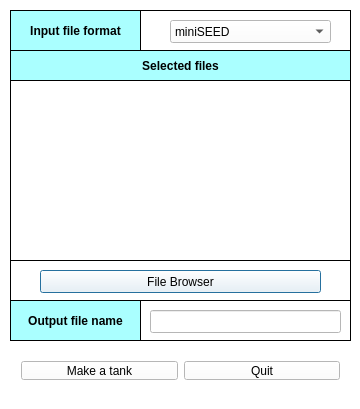
<?xml version="1.0" encoding="UTF-8"?>
<ui version="4.0">
 <class>MakeTnk</class>
 <widget class="QDialog" name="MakeTnk">
  <property name="geometry">
   <rect>
    <x>0</x>
    <y>0</y>
    <width>360</width>
    <height>409</height>
   </rect>
  </property>
  <property name="palette">
   <palette>
    <active>
     <colorrole role="WindowText">
      <brush brushstyle="SolidPattern">
       <color alpha="255">
        <red>0</red>
        <green>0</green>
        <blue>0</blue>
       </color>
      </brush>
     </colorrole>
     <colorrole role="Button">
      <brush brushstyle="SolidPattern">
       <color alpha="255">
        <red>255</red>
        <green>255</green>
        <blue>255</blue>
       </color>
      </brush>
     </colorrole>
     <colorrole role="Light">
      <brush brushstyle="SolidPattern">
       <color alpha="255">
        <red>255</red>
        <green>255</green>
        <blue>255</blue>
       </color>
      </brush>
     </colorrole>
     <colorrole role="Midlight">
      <brush brushstyle="SolidPattern">
       <color alpha="255">
        <red>255</red>
        <green>255</green>
        <blue>255</blue>
       </color>
      </brush>
     </colorrole>
     <colorrole role="Dark">
      <brush brushstyle="SolidPattern">
       <color alpha="255">
        <red>127</red>
        <green>127</green>
        <blue>127</blue>
       </color>
      </brush>
     </colorrole>
     <colorrole role="Mid">
      <brush brushstyle="SolidPattern">
       <color alpha="255">
        <red>170</red>
        <green>170</green>
        <blue>170</blue>
       </color>
      </brush>
     </colorrole>
     <colorrole role="Text">
      <brush brushstyle="SolidPattern">
       <color alpha="255">
        <red>0</red>
        <green>0</green>
        <blue>0</blue>
       </color>
      </brush>
     </colorrole>
     <colorrole role="BrightText">
      <brush brushstyle="SolidPattern">
       <color alpha="255">
        <red>255</red>
        <green>255</green>
        <blue>255</blue>
       </color>
      </brush>
     </colorrole>
     <colorrole role="ButtonText">
      <brush brushstyle="SolidPattern">
       <color alpha="255">
        <red>0</red>
        <green>0</green>
        <blue>0</blue>
       </color>
      </brush>
     </colorrole>
     <colorrole role="Base">
      <brush brushstyle="SolidPattern">
       <color alpha="255">
        <red>255</red>
        <green>255</green>
        <blue>255</blue>
       </color>
      </brush>
     </colorrole>
     <colorrole role="Window">
      <brush brushstyle="SolidPattern">
       <color alpha="255">
        <red>255</red>
        <green>255</green>
        <blue>255</blue>
       </color>
      </brush>
     </colorrole>
     <colorrole role="Shadow">
      <brush brushstyle="SolidPattern">
       <color alpha="255">
        <red>0</red>
        <green>0</green>
        <blue>0</blue>
       </color>
      </brush>
     </colorrole>
     <colorrole role="AlternateBase">
      <brush brushstyle="SolidPattern">
       <color alpha="255">
        <red>255</red>
        <green>255</green>
        <blue>255</blue>
       </color>
      </brush>
     </colorrole>
     <colorrole role="ToolTipBase">
      <brush brushstyle="SolidPattern">
       <color alpha="255">
        <red>255</red>
        <green>255</green>
        <blue>220</blue>
       </color>
      </brush>
     </colorrole>
     <colorrole role="ToolTipText">
      <brush brushstyle="SolidPattern">
       <color alpha="255">
        <red>0</red>
        <green>0</green>
        <blue>0</blue>
       </color>
      </brush>
     </colorrole>
    </active>
    <inactive>
     <colorrole role="WindowText">
      <brush brushstyle="SolidPattern">
       <color alpha="255">
        <red>0</red>
        <green>0</green>
        <blue>0</blue>
       </color>
      </brush>
     </colorrole>
     <colorrole role="Button">
      <brush brushstyle="SolidPattern">
       <color alpha="255">
        <red>255</red>
        <green>255</green>
        <blue>255</blue>
       </color>
      </brush>
     </colorrole>
     <colorrole role="Light">
      <brush brushstyle="SolidPattern">
       <color alpha="255">
        <red>255</red>
        <green>255</green>
        <blue>255</blue>
       </color>
      </brush>
     </colorrole>
     <colorrole role="Midlight">
      <brush brushstyle="SolidPattern">
       <color alpha="255">
        <red>255</red>
        <green>255</green>
        <blue>255</blue>
       </color>
      </brush>
     </colorrole>
     <colorrole role="Dark">
      <brush brushstyle="SolidPattern">
       <color alpha="255">
        <red>127</red>
        <green>127</green>
        <blue>127</blue>
       </color>
      </brush>
     </colorrole>
     <colorrole role="Mid">
      <brush brushstyle="SolidPattern">
       <color alpha="255">
        <red>170</red>
        <green>170</green>
        <blue>170</blue>
       </color>
      </brush>
     </colorrole>
     <colorrole role="Text">
      <brush brushstyle="SolidPattern">
       <color alpha="255">
        <red>0</red>
        <green>0</green>
        <blue>0</blue>
       </color>
      </brush>
     </colorrole>
     <colorrole role="BrightText">
      <brush brushstyle="SolidPattern">
       <color alpha="255">
        <red>255</red>
        <green>255</green>
        <blue>255</blue>
       </color>
      </brush>
     </colorrole>
     <colorrole role="ButtonText">
      <brush brushstyle="SolidPattern">
       <color alpha="255">
        <red>0</red>
        <green>0</green>
        <blue>0</blue>
       </color>
      </brush>
     </colorrole>
     <colorrole role="Base">
      <brush brushstyle="SolidPattern">
       <color alpha="255">
        <red>255</red>
        <green>255</green>
        <blue>255</blue>
       </color>
      </brush>
     </colorrole>
     <colorrole role="Window">
      <brush brushstyle="SolidPattern">
       <color alpha="255">
        <red>255</red>
        <green>255</green>
        <blue>255</blue>
       </color>
      </brush>
     </colorrole>
     <colorrole role="Shadow">
      <brush brushstyle="SolidPattern">
       <color alpha="255">
        <red>0</red>
        <green>0</green>
        <blue>0</blue>
       </color>
      </brush>
     </colorrole>
     <colorrole role="AlternateBase">
      <brush brushstyle="SolidPattern">
       <color alpha="255">
        <red>255</red>
        <green>255</green>
        <blue>255</blue>
       </color>
      </brush>
     </colorrole>
     <colorrole role="ToolTipBase">
      <brush brushstyle="SolidPattern">
       <color alpha="255">
        <red>255</red>
        <green>255</green>
        <blue>220</blue>
       </color>
      </brush>
     </colorrole>
     <colorrole role="ToolTipText">
      <brush brushstyle="SolidPattern">
       <color alpha="255">
        <red>0</red>
        <green>0</green>
        <blue>0</blue>
       </color>
      </brush>
     </colorrole>
    </inactive>
    <disabled>
     <colorrole role="WindowText">
      <brush brushstyle="SolidPattern">
       <color alpha="255">
        <red>0</red>
        <green>0</green>
        <blue>0</blue>
       </color>
      </brush>
     </colorrole>
     <colorrole role="Button">
      <brush brushstyle="SolidPattern">
       <color alpha="255">
        <red>255</red>
        <green>255</green>
        <blue>255</blue>
       </color>
      </brush>
     </colorrole>
     <colorrole role="Light">
      <brush brushstyle="SolidPattern">
       <color alpha="255">
        <red>255</red>
        <green>255</green>
        <blue>255</blue>
       </color>
      </brush>
     </colorrole>
     <colorrole role="Midlight">
      <brush brushstyle="SolidPattern">
       <color alpha="255">
        <red>255</red>
        <green>255</green>
        <blue>255</blue>
       </color>
      </brush>
     </colorrole>
     <colorrole role="Dark">
      <brush brushstyle="SolidPattern">
       <color alpha="255">
        <red>127</red>
        <green>127</green>
        <blue>127</blue>
       </color>
      </brush>
     </colorrole>
     <colorrole role="Mid">
      <brush brushstyle="SolidPattern">
       <color alpha="255">
        <red>170</red>
        <green>170</green>
        <blue>170</blue>
       </color>
      </brush>
     </colorrole>
     <colorrole role="Text">
      <brush brushstyle="SolidPattern">
       <color alpha="255">
        <red>0</red>
        <green>0</green>
        <blue>0</blue>
       </color>
      </brush>
     </colorrole>
     <colorrole role="BrightText">
      <brush brushstyle="SolidPattern">
       <color alpha="255">
        <red>255</red>
        <green>255</green>
        <blue>255</blue>
       </color>
      </brush>
     </colorrole>
     <colorrole role="ButtonText">
      <brush brushstyle="SolidPattern">
       <color alpha="255">
        <red>0</red>
        <green>0</green>
        <blue>0</blue>
       </color>
      </brush>
     </colorrole>
     <colorrole role="Base">
      <brush brushstyle="SolidPattern">
       <color alpha="255">
        <red>255</red>
        <green>255</green>
        <blue>255</blue>
       </color>
      </brush>
     </colorrole>
     <colorrole role="Window">
      <brush brushstyle="SolidPattern">
       <color alpha="255">
        <red>255</red>
        <green>255</green>
        <blue>255</blue>
       </color>
      </brush>
     </colorrole>
     <colorrole role="Shadow">
      <brush brushstyle="SolidPattern">
       <color alpha="255">
        <red>0</red>
        <green>0</green>
        <blue>0</blue>
       </color>
      </brush>
     </colorrole>
     <colorrole role="AlternateBase">
      <brush brushstyle="SolidPattern">
       <color alpha="255">
        <red>255</red>
        <green>255</green>
        <blue>255</blue>
       </color>
      </brush>
     </colorrole>
     <colorrole role="ToolTipBase">
      <brush brushstyle="SolidPattern">
       <color alpha="255">
        <red>255</red>
        <green>255</green>
        <blue>220</blue>
       </color>
      </brush>
     </colorrole>
     <colorrole role="ToolTipText">
      <brush brushstyle="SolidPattern">
       <color alpha="255">
        <red>0</red>
        <green>0</green>
        <blue>0</blue>
       </color>
      </brush>
     </colorrole>
    </disabled>
   </palette>
  </property>
  <property name="windowTitle">
   <string>Config TankPlayer</string>
  </property>
  <widget class="QLabel" name="LB12">
   <property name="enabled">
    <bool>false</bool>
   </property>
   <property name="geometry">
    <rect>
     <x>10</x>
     <y>260</y>
     <width>341</width>
     <height>41</height>
    </rect>
   </property>
   <property name="frameShape">
    <enum>QFrame::Box</enum>
   </property>
   <property name="frameShadow">
    <enum>QFrame::Plain</enum>
   </property>
   <property name="text">
    <string/>
   </property>
   <property name="alignment">
    <set>Qt::AlignCenter</set>
   </property>
  </widget>
  <widget class="QLabel" name="LB52">
   <property name="enabled">
    <bool>false</bool>
   </property>
   <property name="geometry">
    <rect>
     <x>140</x>
     <y>300</y>
     <width>211</width>
     <height>41</height>
    </rect>
   </property>
   <property name="frameShape">
    <enum>QFrame::Box</enum>
   </property>
   <property name="frameShadow">
    <enum>QFrame::Plain</enum>
   </property>
   <property name="text">
    <string/>
   </property>
   <property name="alignment">
    <set>Qt::AlignCenter</set>
   </property>
  </widget>
  <widget class="QLabel" name="valueLB_2">
   <property name="enabled">
    <bool>true</bool>
   </property>
   <property name="geometry">
    <rect>
     <x>10</x>
     <y>10</y>
     <width>131</width>
     <height>41</height>
    </rect>
   </property>
   <property name="font">
    <font>
     <weight>75</weight>
     <bold>true</bold>
    </font>
   </property>
   <property name="styleSheet">
    <string notr="true">background-color: rgb(170, 255, 255);</string>
   </property>
   <property name="frameShape">
    <enum>QFrame::Box</enum>
   </property>
   <property name="frameShadow">
    <enum>QFrame::Plain</enum>
   </property>
   <property name="text">
    <string>Input file format</string>
   </property>
   <property name="alignment">
    <set>Qt::AlignCenter</set>
   </property>
  </widget>
  <widget class="QListWidget" name="listWidget">
   <property name="geometry">
    <rect>
     <x>10</x>
     <y>80</y>
     <width>341</width>
     <height>181</height>
    </rect>
   </property>
   <property name="frameShape">
    <enum>QFrame::Box</enum>
   </property>
   <property name="frameShadow">
    <enum>QFrame::Plain</enum>
   </property>
  </widget>
  <widget class="QLabel" name="LB12_2">
   <property name="enabled">
    <bool>false</bool>
   </property>
   <property name="geometry">
    <rect>
     <x>140</x>
     <y>10</y>
     <width>211</width>
     <height>41</height>
    </rect>
   </property>
   <property name="frameShape">
    <enum>QFrame::Box</enum>
   </property>
   <property name="frameShadow">
    <enum>QFrame::Plain</enum>
   </property>
   <property name="text">
    <string/>
   </property>
   <property name="alignment">
    <set>Qt::AlignCenter</set>
   </property>
  </widget>
  <widget class="QComboBox" name="formatCB">
   <property name="geometry">
    <rect>
     <x>170</x>
     <y>20</y>
     <width>161</width>
     <height>23</height>
    </rect>
   </property>
   <item>
    <property name="text">
     <string>miniSEED</string>
    </property>
   </item>
   <item>
    <property name="text">
     <string>sac</string>
    </property>
   </item>
  </widget>
  <widget class="QLabel" name="valueLB_3">
   <property name="enabled">
    <bool>true</bool>
   </property>
   <property name="geometry">
    <rect>
     <x>10</x>
     <y>50</y>
     <width>341</width>
     <height>31</height>
    </rect>
   </property>
   <property name="font">
    <font>
     <weight>75</weight>
     <bold>true</bold>
    </font>
   </property>
   <property name="styleSheet">
    <string notr="true">background-color: rgb(170, 255, 255);</string>
   </property>
   <property name="frameShape">
    <enum>QFrame::Box</enum>
   </property>
   <property name="frameShadow">
    <enum>QFrame::Plain</enum>
   </property>
   <property name="text">
    <string>Selected files</string>
   </property>
   <property name="alignment">
    <set>Qt::AlignCenter</set>
   </property>
  </widget>
  <widget class="QPushButton" name="fileBrowButton">
   <property name="geometry">
    <rect>
     <x>40</x>
     <y>270</y>
     <width>281</width>
     <height>23</height>
    </rect>
   </property>
   <property name="text">
    <string>File Browser</string>
   </property>
  </widget>
  <widget class="QLabel" name="valueLB_4">
   <property name="enabled">
    <bool>true</bool>
   </property>
   <property name="geometry">
    <rect>
     <x>10</x>
     <y>300</y>
     <width>131</width>
     <height>41</height>
    </rect>
   </property>
   <property name="font">
    <font>
     <weight>75</weight>
     <bold>true</bold>
    </font>
   </property>
   <property name="styleSheet">
    <string notr="true">background-color: rgb(170, 255, 255);</string>
   </property>
   <property name="frameShape">
    <enum>QFrame::Box</enum>
   </property>
   <property name="frameShadow">
    <enum>QFrame::Plain</enum>
   </property>
   <property name="text">
    <string>Output file name</string>
   </property>
   <property name="alignment">
    <set>Qt::AlignCenter</set>
   </property>
  </widget>
  <widget class="QLineEdit" name="tankFileNameLE">
   <property name="geometry">
    <rect>
     <x>150</x>
     <y>310</y>
     <width>191</width>
     <height>23</height>
    </rect>
   </property>
  </widget>
  <widget class="QWidget" name="horizontalLayoutWidget">
   <property name="geometry">
    <rect>
     <x>10</x>
     <y>350</y>
     <width>341</width>
     <height>41</height>
    </rect>
   </property>
   <layout class="QHBoxLayout" name="horizontalLayout">
    <item>
     <widget class="QPushButton" name="genButton">
      <property name="text">
       <string>Make a tank</string>
      </property>
     </widget>
    </item>
    <item>
     <widget class="QPushButton" name="quitButton">
      <property name="text">
       <string>Quit</string>
      </property>
     </widget>
    </item>
   </layout>
  </widget>
  <zorder>LB52</zorder>
  <zorder>LB12</zorder>
  <zorder>valueLB_2</zorder>
  <zorder>listWidget</zorder>
  <zorder>LB12_2</zorder>
  <zorder>formatCB</zorder>
  <zorder>valueLB_3</zorder>
  <zorder>fileBrowButton</zorder>
  <zorder>valueLB_4</zorder>
  <zorder>tankFileNameLE</zorder>
  <zorder>horizontalLayoutWidget</zorder>
 </widget>
 <layoutdefault spacing="6" margin="11"/>
 <tabstops>
  <tabstop>genButton</tabstop>
  <tabstop>quitButton</tabstop>
 </tabstops>
 <resources/>
 <connections/>
</ui>
